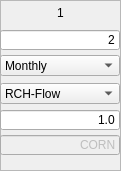
     <widget class="QFrame" name="frame_2">
      <property name="geometry">
       <rect>
        <x>155</x>
        <y>255</y>
        <width>121</width>
        <height>171</height>
       </rect>
      </property>
      <property name="frameShape">
       <enum>QFrame::StyledPanel</enum>
      </property>
      <property name="frameShadow">
       <enum>QFrame::Raised</enum>
      </property>
      <widget class="QLineEdit" name="txt_sub_1">
       <property name="geometry">
        <rect>
         <x>0</x>
         <y>30</y>
         <width>120</width>
         <height>20</height>
        </rect>
       </property>
       <property name="inputMethodHints">
        <set>Qt::ImhPreferNumbers</set>
       </property>
       <property name="text">
        <string>2</string>
       </property>
       <property name="alignment">
        <set>Qt::AlignRight|Qt::AlignTrailing|Qt::AlignVCenter</set>
       </property>
      </widget>
      <widget class="QLineEdit" name="txt_weight_1">
       <property name="geometry">
        <rect>
         <x>0</x>
         <y>110</y>
         <width>120</width>
         <height>20</height>
        </rect>
       </property>
       <property name="inputMethodHints">
        <set>Qt::ImhPreferNumbers</set>
       </property>
       <property name="text">
        <string>1.0</string>
       </property>
       <property name="alignment">
        <set>Qt::AlignRight|Qt::AlignTrailing|Qt::AlignVCenter</set>
       </property>
      </widget>
      <widget class="QComboBox" name="txt_apex_out_1">
       <property name="geometry">
        <rect>
         <x>0</x>
         <y>83</y>
         <width>120</width>
         <height>21</height>
        </rect>
       </property>
       <item>
        <property name="text">
         <string>RCH-Flow</string>
        </property>
       </item>
       <item>
        <property name="text">
         <string>RCH-Sediment</string>
        </property>
       </item>
       <item>
        <property name="text">
         <string>RCH-TN</string>
        </property>
       </item>
       <item>
        <property name="text">
         <string>RCH-TP</string>
        </property>
       </item>
       <item>
        <property name="text">
         <string>RCH-MineralN</string>
        </property>
       </item>
       <item>
        <property name="text">
         <string>RCH-OrganicN</string>
        </property>
       </item>
       <item>
        <property name="text">
         <string>RCH-MineralP</string>
        </property>
       </item>
       <item>
        <property name="text">
         <string>RCH-OrganicP</string>
        </property>
       </item>
       <item>
        <property name="text">
         <string>RCH-PEST</string>
        </property>
       </item>
       <item>
        <property name="text">
         <string>SUB-WaterYld</string>
        </property>
       </item>
       <item>
        <property name="text">
         <string>SUB-Runoff</string>
        </property>
       </item>
       <item>
        <property name="text">
         <string>SUB-QDr</string>
        </property>
       </item>
       <item>
        <property name="text">
         <string>SUB-ResQ</string>
        </property>
       </item>
       <item>
        <property name="text">
         <string>SUB-PET</string>
        </property>
       </item>
       <item>
        <property name="text">
         <string>SUB-ET</string>
        </property>
       </item>
       <item>
        <property name="text">
         <string>SUB-SW</string>
        </property>
       </item>
       <item>
        <property name="text">
         <string>SUB-SedYld</string>
        </property>
       </item>
       <item>
        <property name="text">
         <string>SUB-QN</string>
        </property>
       </item>
       <item>
        <property name="text">
         <string>SUB-QP</string>
        </property>
       </item>
       <item>
        <property name="text">
         <string>SUB-OrgN</string>
        </property>
       </item>
       <item>
        <property name="text">
         <string>SUB-OrgP</string>
        </property>
       </item>
       <item>
        <property name="text">
         <string>SUB-QDrN</string>
        </property>
       </item>
       <item>
        <property name="text">
         <string>SUB-QDrP</string>
        </property>
       </item>
       <item>
        <property name="text">
         <string>SUB-STMP</string>
        </property>
       </item>
       <item>
        <property name="text">
         <string>CRP-BIOM</string>
        </property>
       </item>
       <item>
        <property name="text">
         <string>CRP-STL</string>
        </property>
       </item>
       <item>
        <property name="text">
         <string>CRP-LAI</string>
        </property>
       </item>
       <item>
        <property name="text">
         <string>CRP-CHT</string>
        </property>
       </item>
       <item>
        <property name="text">
         <string>ACY-YLDG</string>
        </property>
       </item>
       <item>
        <property name="text">
         <string>SED-HFLUX</string>
        </property>
       </item>
       <item>
        <property name="text">
         <string>SED-VFLUX</string>
        </property>
       </item>
      </widget>
      <widget class="QLabel" name="label_12">
       <property name="geometry">
        <rect>
         <x>50</x>
         <y>5</y>
         <width>21</width>
         <height>16</height>
        </rect>
       </property>
       <property name="cursor">
        <cursorShape>ArrowCursor</cursorShape>
       </property>
       <property name="text">
        <string>1</string>
       </property>
       <property name="alignment">
        <set>Qt::AlignCenter</set>
       </property>
      </widget>
      <widget class="QLineEdit" name="txt_crop_1">
       <property name="enabled">
        <bool>false</bool>
       </property>
       <property name="geometry">
        <rect>
         <x>0</x>
         <y>135</y>
         <width>120</width>
         <height>20</height>
        </rect>
       </property>
       <property name="inputMethodHints">
        <set>Qt::ImhPreferNumbers</set>
       </property>
       <property name="text">
        <string>CORN</string>
       </property>
       <property name="alignment">
        <set>Qt::AlignRight|Qt::AlignTrailing|Qt::AlignVCenter</set>
       </property>
      </widget>
      <widget class="QComboBox" name="txt_dt_1">
       <property name="geometry">
        <rect>
         <x>0</x>
         <y>55</y>
         <width>120</width>
         <height>21</height>
        </rect>
       </property>
       <item>
        <property name="text">
         <string>Monthly</string>
        </property>
       </item>
       <item>
        <property name="text">
         <string>Daily</string>
        </property>
       </item>
       <item>
        <property name="text">
         <string>Yearly</string>
        </property>
       </item>
       <item>
        <property name="text">
         <string>Annual Crop</string>
        </property>
       </item>
       <item>
        <property name="text">
         <string>Avg Crop</string>
        </property>
       </item>
      </widget>
     </widget>
